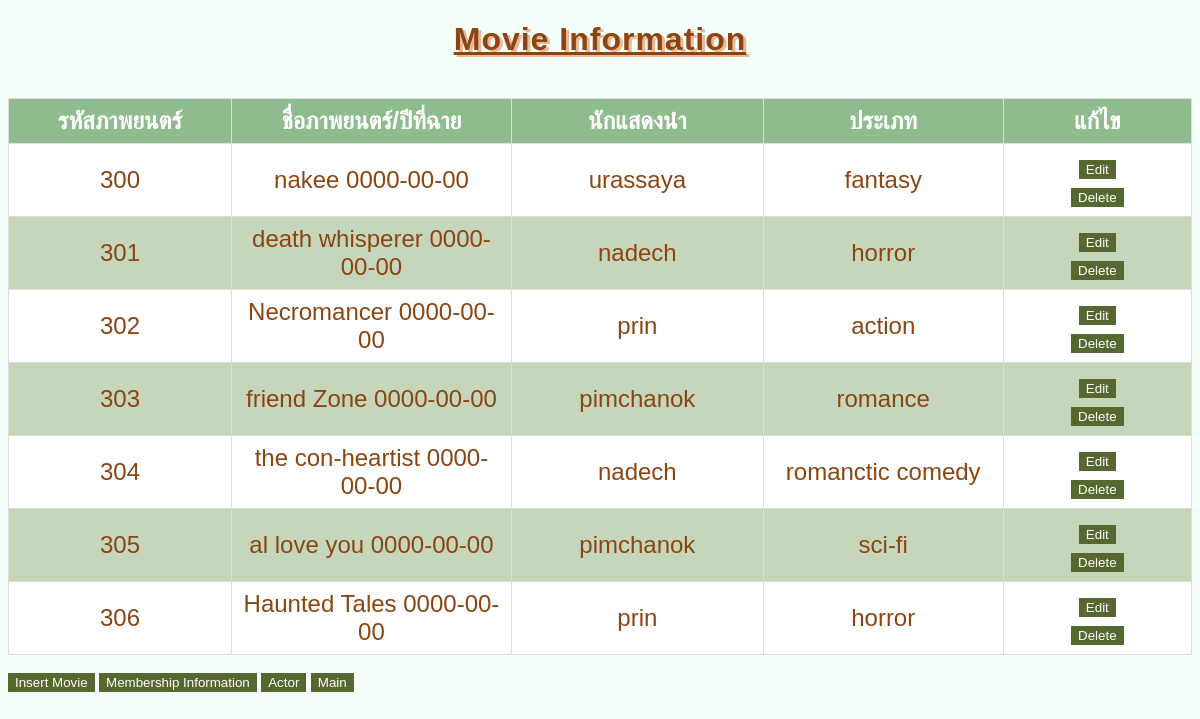
Page /mainv.php on the committed database.
### tables this page shows
CREATE TABLE `movie` (
  `vid` int(10) NOT NULL,
  `vname` varchar(50) NOT NULL,
  `vyear` date NOT NULL,
  `vgenre` varchar(30) NOT NULL,
  `vactor` varchar(50) NOT NULL
);

### mainv.php (the view, shortened to what this page needs)
<!DOCTYPE html>
<html lang="en">
<head>
    <link rel="stylesheet" href="stylet.css">
</head>
<body>
<?php
    require 'conn.php';
    $sql = "SELECT * FROM movie";
    $result = $conn->query($sql);
?>
<h1>Movie Information</h1>
<br>
        <table>
            <thead>
                <tr>
                    <th>รหัสภาพยนตร์</th>
                    <th>ชื่อภาพยนตร์/ปีที่ฉาย</th>
                    <th>นักแสดงนำ</th>
                    <th>ประเภท</th>
                    <th>แก้ไข</th>
                </tr>
            </thead>
            <tbody>
                <?php
                    if ($result->num_rows > 0) {
                        while($row = $result->fetch_assoc()) {
                            echo"<tr><td>".$row["vid"]."</td>"."<td>".$row["vname"]." ".$row["vyear"]."</td>"."<td>".$row["vactor"]."</td>"."<td>".$row["vgenre"]."</td>"."<td>"."<a href='editv.php?vid=".$row["vid"]."'><button> Edit </button></a>"."<br>"."<a href='deletev.php?vid=".$row["vid"]."'><button> Delete </button></a>"."</td>";
                            echo "</tr>";
                        }
                    }else {
                        echo "0 results";
                    }
                ?>
            </tbody>
        </table>
        <br>
        <a href='insertv.php'><button> Insert Movie</button></a>
        <a href='mainm.php'><button>Membership Information</button></a>
        <a href='mainac.php'><button>Actor</button></a>
        <a href='main.php'><button>Main</button></a>
</html>

### stylet.css (style rules this page uses)
body { color: #8b4513; background-color:#f5fffa; font-family:Arial, Helvetica, sans-serif; }
h1 { text-align: center; font-size: xx-large; text-decoration: underline; letter-spacing: 1px; text-shadow: 3px 2px #ebb995; }
th { padding-top: 12px; padding-bottom: 12px; text-align: center; width: 3%; background-color:#8fbc8f; color: rgb(255, 255, 255); }
tr:nth-child(even) { background-color: #C5D6BA; }
th,td { border: 1px solid #ddd; padding: 8px; }
table { background-color: white; border-collapse: collapse; border-radius : 1.5px solid #2e8b57; font-size: x-large; text-align: center; width: 100%; height: 70%; }
button { border: 1px solid #55682f; background-color:#55682f; color: white; }

### rows in the picture
movie: vid "300", vname "nakee", vyear "0000-00-00", vactor "urassaya", vgenre "fantasy"
movie: vid "301", vname "death whisperer", vyear "0000-00-00", vactor "nadech", vgenre "horror"
movie: vid "302", vname "Necromancer", vyear "0000-00-00", vactor "prin", vgenre "action"
movie: vid "303", vname "friend Zone", vyear "0000-00-00", vactor "pimchanok", vgenre "romance"
movie: vid "304", vname "the con-heartist", vyear "0000-00-00", vactor "nadech", vgenre "romanctic comedy"
movie: vid "305", vname "al love you", vyear "0000-00-00", vactor "pimchanok", vgenre "sci-fi"
movie: vid "306", vname "Haunted Tales", vyear "0000-00-00", vactor "prin", vgenre "horror"
